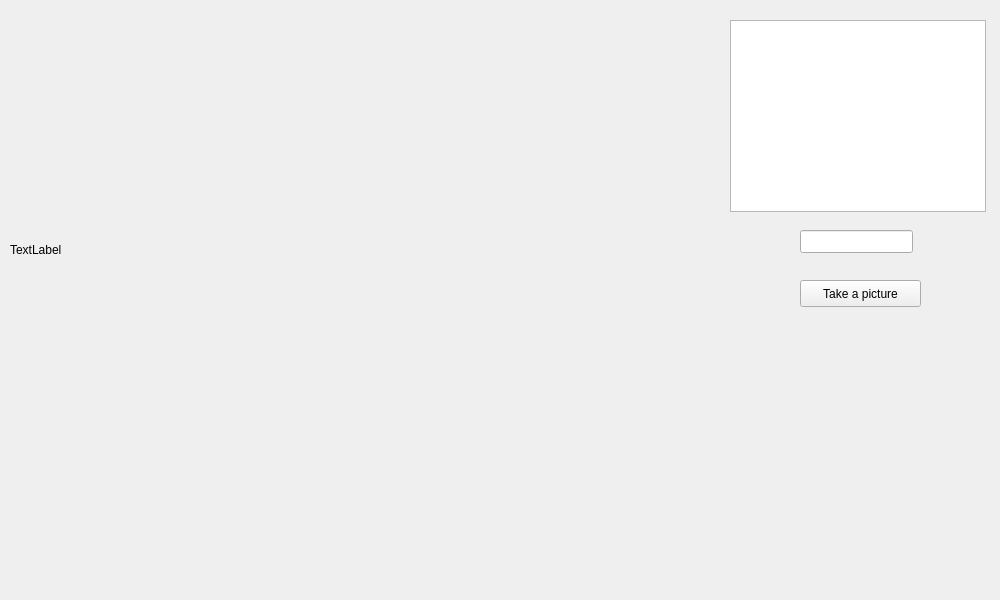
<?xml version="1.0" encoding="UTF-8"?>
<ui version="4.0">
 <class>Form</class>
 <widget class="QWidget" name="Form">
  <property name="geometry">
   <rect>
    <x>0</x>
    <y>0</y>
    <width>1000</width>
    <height>600</height>
   </rect>
  </property>
  <property name="minimumSize">
   <size>
    <width>1000</width>
    <height>600</height>
   </size>
  </property>
  <property name="maximumSize">
   <size>
    <width>1000</width>
    <height>600</height>
   </size>
  </property>
  <property name="windowTitle">
   <string>Lenspics</string>
  </property>
  <widget class="QPushButton" name="pictureButton">
   <property name="geometry">
    <rect>
     <x>800</x>
     <y>280</y>
     <width>121</width>
     <height>27</height>
    </rect>
   </property>
   <property name="text">
    <string>Take a picture</string>
   </property>
  </widget>
  <widget class="QLabel" name="imageLabel">
   <property name="geometry">
    <rect>
     <x>10</x>
     <y>10</y>
     <width>720</width>
     <height>480</height>
    </rect>
   </property>
   <property name="minimumSize">
    <size>
     <width>720</width>
     <height>480</height>
    </size>
   </property>
   <property name="maximumSize">
    <size>
     <width>720</width>
     <height>480</height>
    </size>
   </property>
   <property name="text">
    <string>TextLabel</string>
   </property>
  </widget>
  <widget class="QListWidget" name="cameraList">
   <property name="geometry">
    <rect>
     <x>730</x>
     <y>20</y>
     <width>256</width>
     <height>192</height>
    </rect>
   </property>
  </widget>
  <widget class="QLineEdit" name="inputText">
   <property name="geometry">
    <rect>
     <x>800</x>
     <y>230</y>
     <width>113</width>
     <height>23</height>
    </rect>
   </property>
  </widget>
 </widget>
 <resources/>
 <connections/>
</ui>
